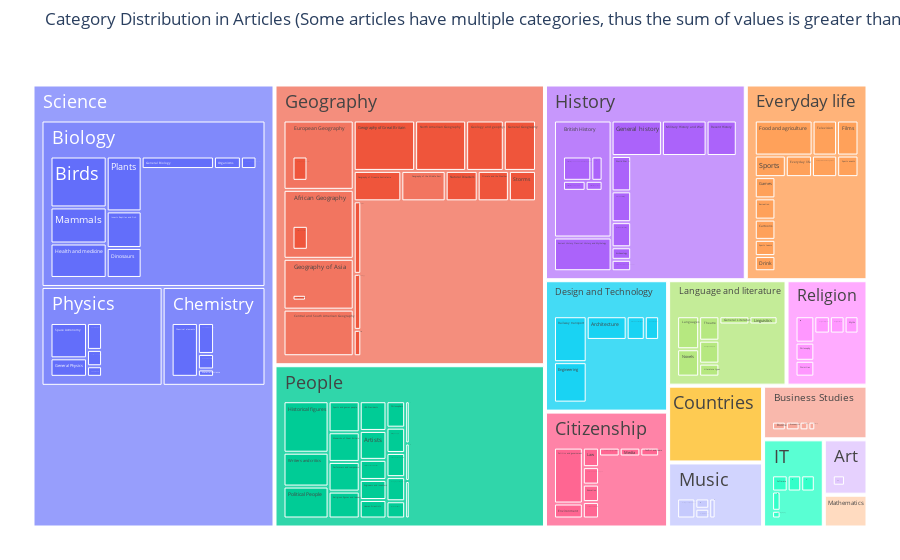

The notebook cell this image was saved under:
### Code cell
# Plotting the treemap
fig = go.Figure(go.Treemap(
    labels=labels,
    parents=parents,
    values=values,
    ids=ids,
    #textinfo="label+value",  # Show both label and value
    textfont=dict(size=18),  # Increase font size; will automatically fit smaller labels

))
fig.update_layout(margin=dict(t=50, l=25, r=25, b=25), title="Category Distribution in Articles (Some articles have multiple categories, thus the sum of values is greater than the number of articles)")
fig.show()

### Figure 1 — Plotly figure (JSON) as saved in the notebook; plotly's stock layout.template omitted (floating-point values rounded to 4 significant figures; data arrays with more than 128 entries replaced by an {"elided": "..."} marker saying what was removed)
{"data": [{"ids": {"elided": "145 str values"}, "labels": {"elided": "145 str values"}, "parents": {"elided": "145 str values"}, "textfont": {"size": 18}, "type": "treemap", "values": {"elided": "145 int values"}}], "layout": {"margin": {"b": 25, "l": 25, "r": 25, "t": 50}, "title": {"text": "Category Distribution in Articles (Some articles have multiple categories, thus the sum of values is greater than the number of articles)"}}}
